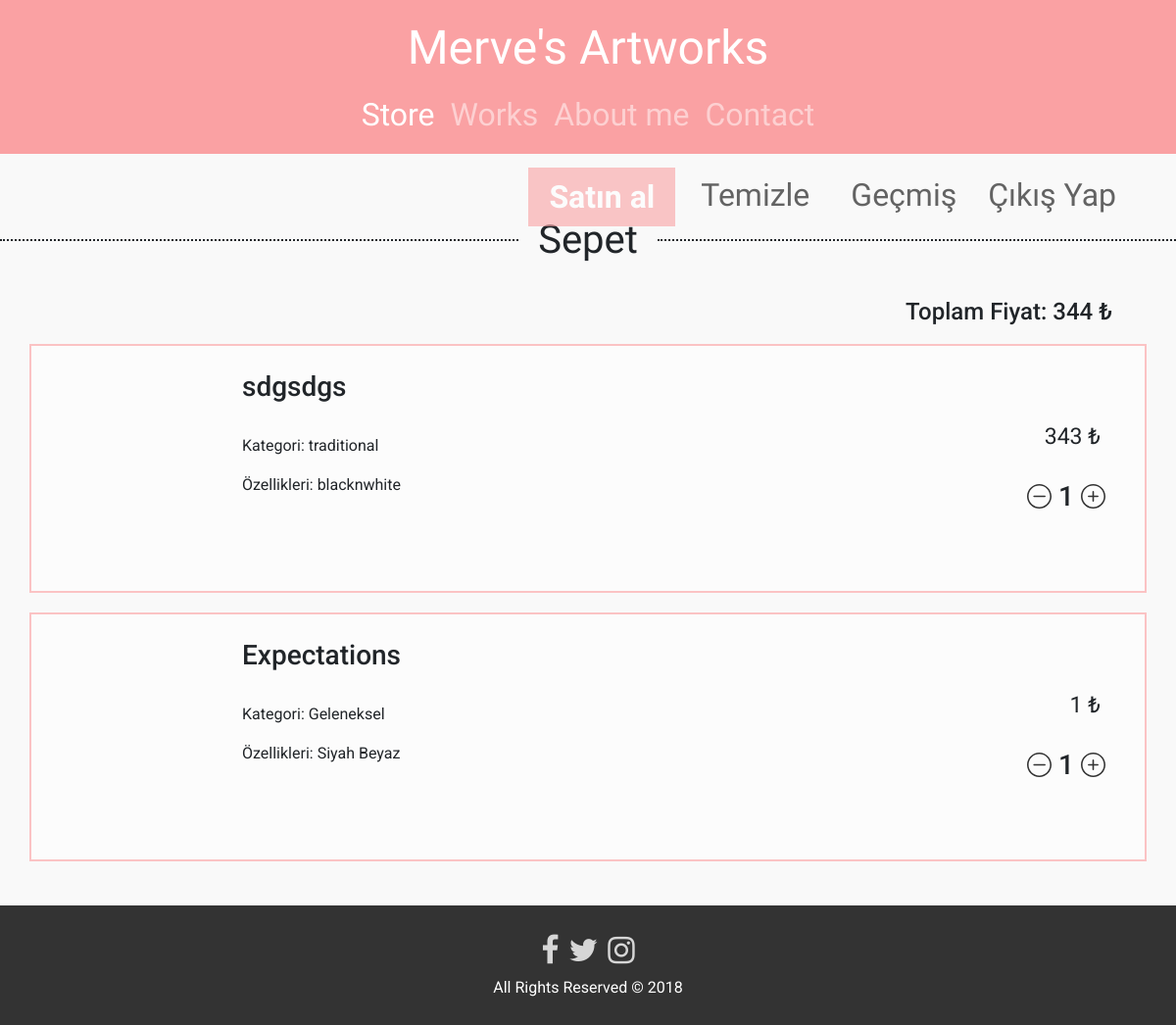
Screenshot of /cart (signed in) with the database file from the repository.
### main.py (models this page shows)
class Product(db.Model):
    __tablename__ = "product"
    id = db.Column(db.Integer, primary_key=True, autoincrement=True)
    name = db.Column(db.Text, nullable=False)
    price = db.Column(db.Integer, nullable=False)
    stock = db.Column(db.Integer, nullable=False)
    cats = db.Column(db.Text, nullable=False)
    features = db.Column(db.Text, nullable=False)
    image = db.Column(db.Text, nullable=False)

class Cart(db.Model):
    __tablename__ = "cart"
    id = db.Column(db.Integer, primary_key=True, autoincrement=True)
    product_id = db.Column(db.Integer, db.ForeignKey('user.id'))
    quantity = db.Column(db.Integer, nullable=False)

### main.py (the view)
@app.route('/cart')
def cart():
  cart = Cart.query.filter((Cart.quantity > 0)).all()
  products = Product.query.all()
  total = 0
  for c in cart:
    for p in products:
      if p.id == c.id:
        total += p.price*c.quantity
  return render_template('cart.html', cart = cart,products = products, logged_in = logged_in, total = total)

### templates/cart.html (shortened to what this page needs)
<!DOCTYPE html>
<html>
<head>
	<link rel= "stylesheet" type= "text/css" href= "{{ url_for('static',filename='style.css') }}">
	<link rel="stylesheet" href="https://maxcdn.bootstrapcdn.com/font-awesome/4.7.0/css/font-awesome.min.css">
  	<link rel="stylesheet" href="https://stackpath.bootstrapcdn.com/bootstrap/4.1.3/css/bootstrap.min.css">
	<script src="https://stackpath.bootstrapcdn.com/bootstrap/4.1.3/js/bootstrap.min.js"></script></head>
<body>
		<nav class="navbar navbar-expand-md flex-column navbar-dark" style="background-color: #FAA1A3;">
	    <a class="navbar-brand align-self-center m-0 pb-3  pb-md-0" href="/" style="font-family: 'Amatic SC', cursive; font-size: 36pt;">Merve's Artworks</a>
	    <div class="collapse navbar-collapse justify-content-md-center w-100" id="navbarNav">
	        <ul class="navbar-nav text-center">
	            <li class="nav-item active" >
	                <a class="nav-link" href="/">Store<span class="sr-only">(current)</span></a>
	            </li>
	            <li class="nav-item">
	                <a class="nav-link" href="#">Works</a>
	            </li>
	            <li class="nav-item">
	                <a class="nav-link" href="#">About me</a>
	            </li>
	            <li class="nav-item">
	                <a class="nav-link" href="#">Contact</a>
	            </li>
	        </ul>
	    </div></nav>
		<div class="container-fluid container">
		<ul class="nav justify-content-end navbar-dark" style="margin-top: 10px;margin-bottom: -10px;">
			{% if logged_in %}
			<li class="nav-item">
				<a href="/purchase" class="nav-link link-dark special-button">Satın al</a>
			</li>
			<li class="nav-item">
				<a href="/clearcart" class="nav-link link-dark link-pink" style="margin-left: 10px;">Temizle</a>
			</li>
			<li class="nav-item">
				<a href="/orderhistory" class="nav-link link-dark link-pink" style="margin-left: 10px;">Geçmiş</a>
			</li>
			{% endif %}
	      	<li class="nav-item">
	      		{% if logged_in %}
					<a class="nav-link link-dark link-pink" href="/logout">Çıkış Yap</a>
				{% else %}
					<a class="nav-link link-dark link-pink" href="#LoginModal" class="trigger-btn" data-toggle="modal">Giriş Yap</a>
				{% endif %}
	      	</li>
	    </ul></div>
		<content>
		<h2 class="cart">Sepet</h2>
		{% if logged_in %}
		<div class="container-fluid">
			<div class="container">
				<div class="row">
					<div class="col-md-12" style="padding-right: 35px;">
						<h4 style="float: right;">Toplam Fiyat: {{total}} ₺</h4>
					</div>
					{% for c in cart %}
							{% for p in products %}
								{% if c.id == p.id %}
									<div class="col-md-12 product cart-column one-column" style="padding-right: 35px;" >
										<div class="cart-image" style="background-image:url({{p.image}});"></div>
										<h3>{{p.name}}</h3>
										<div style="float: left;position: relative;"><br>
											<p style="position: relative;">Kategori: {{p.cats}}</p>
											<p style="position: relative;">Özellikleri: {{p.features}}</p>
										</div>
										<p class="price">{{(p.price * c.quantity)}}</p>
										<form role="form" action="{{url_for('addtocart', productid = c.id,fromcart = 'True')}}" method="POST">
											<input type="submit" value="&nbsp;" class="purchase increase"
											></form>
										<h3 style="float: right;">{{c.quantity}}</h3>
										<form role="form" action="{{url_for('deletefromcart', productid = c.id)}}" method="POST">
											<input type="submit" value="&nbsp;" class="purchase decrease"></form>
									</div>
								{% endif %}
							{% endfor %}
					{% endfor %}
				</div>
			</div>
		</div>
		{% else %}
			<h2 style="margin:50px 0;"> Sepeti görebilmek için giriş yapmanız gerekmektedir.</h2>
		{% endif %}</content>
		<footer class="container-fluid text-center" style="background-color: #333333; margin-top: 35px;">
			<div class="container" style="padding-bottom: 10px;">
		      <div class="icon-container">
		        <a href="https://www.facebook.com/mervesartworks/" id="facebook-link">
		          <span class="fa fa-facebook fa-2x" aria-hidden="true"></span>
		        </a>
		        <a href="https://twitter.com/merururuu" id="twitter-link" >
		          <span class="fa fa-twitter fa-2x" aria-hidden="true" style="filter: grayscale();"></span>
		        </a>
		        <a href="https://www.instagram.com/merururuu/" id="instagram-link">
		          <span class="fa fa-instagram fa-2x" aria-hidden="true" style="filter: grayscale();"></span>
		        </a>
		      </div>
		      <p style="color: white;margin-top: -20px">All Rights Reserved © 2018</p>
		    </div></footer>
</body>
</html>

### static/style.css (style rules this page uses)
.price { padding: 10px; text-align: right; font-size: 23px; }
.price:after { content:' ₺'; }
body { background-color: #f9f9f9!important; font-family: 'Roboto', sans-serif!important; margin: 0; padding: 0; }
.one-column { width: 100%!important; margin: 20px 0; padding: 20px; border: 2px solid #FBC3C4; background-color: #FCFCFC; }
.special-button { border: 1.5px solid #FAA1A3!important; color: white!important; font-weight: bolder!important; background-color: #FAA1A3!important; padding: 5px 20px!important; margin-top: 4px!important; }
.product { display: inline-block; }
.cart { font-family: 'Amatic SC', cursive; font-size: 30pt; margin-bottom: 35px; }
.cart-column { margin: 10px 0; padding: 25px 20px; }
.cart-image { width: 180px; height: 200px; margin-right:20px; background-position: center; background-size: cover; float:left; }
.purchase { float: right; border: none; background-color: rgba(0,0,0,0); color: blue; font-size: 16px; margin-right: 5px; }
.increase { color: black!important; margin-top: 4px; margin-left: 7px; width:25px; height:25px; background-image: url('./images/plus.svg'); background-size: cover; }
.decrease { color: black!important; margin-top: 4px; margin-right: 7px; width:25px; height:25px; background-image: url('./images/minus.svg'); background-size: cover; }
.fa { color: white; opacity: .8; margin: 30px 3px; }
.link-dark { opacity: .6; color: black; }
.nav-link { font-family: 'Amatic SC', cursive; font-size: 24pt; }
h2 { display: flex; width: 100%; justify-content: center; align-items: center; text-align: center; }
h2:before, h2:after { content: ''; border-top: 2px dotted; margin: 0 20px 0 0; flex: 1 0 20px; }
h2:after { margin: 0 0 0 20px; }

### rows the page displays
Cart: quantity "1"
Product: name "sdgsdgs", cats "traditional", features "blacknwhite", (p.price*c.quantity) "343"
Cart: quantity "1"
Product: name "Expectations", cats "Geleneksel", features "Siyah Beyaz", (p.price*c.quantity) "1"

### other values shown
{{ total }} "344"
